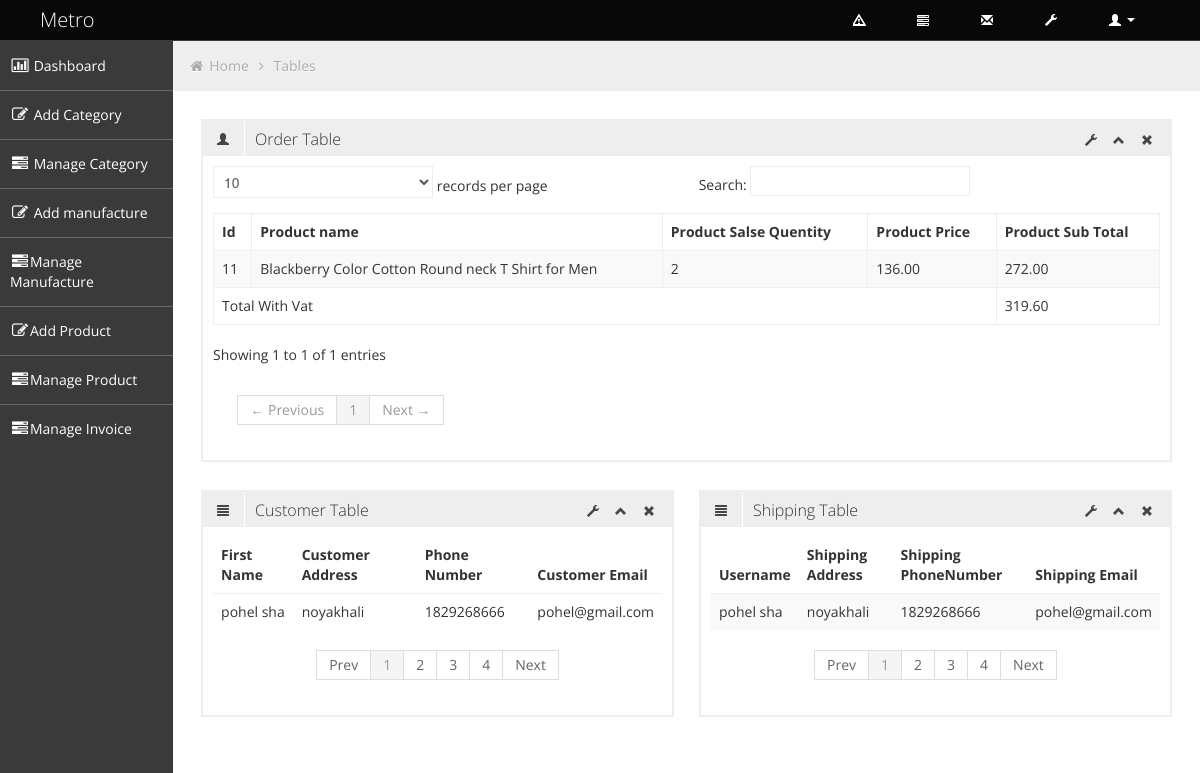
Screenshot of /invoice/view_invoice/11 with the database file from the repository.
### tables this page shows
CREATE TABLE `tbl_order_details` (
  `order_details_id` int(5) NOT NULL,
  `order_id` int(5) NOT NULL,
  `product_id` int(5) NOT NULL,
  `product_name` varchar(200) NOT NULL,
  `product_price` float(10,2) NOT NULL,
  `product_sales_quantity` int(5) NOT NULL
);

CREATE TABLE `tbl_order` (
  `order_id` int(7) NOT NULL,
  `customer_id` int(5) NOT NULL,
  `shipping_id` int(5) NOT NULL,
  `payment_id` int(5) NOT NULL,
  `order_total` float(10,2) NOT NULL,
  `order_status` varchar(20) NOT NULL DEFAULT 'pending',
  `order_date_time` timestamp NOT NULL DEFAULT CURRENT_TIMESTAMP
);

CREATE TABLE `tbl_customer` (
  `customer_id` int(11) NOT NULL,
  `customer_first_name` varchar(50) NOT NULL,
  `customer_last_name` varchar(50) NOT NULL,
  `customer_email_address` varchar(50) NOT NULL,
  `customer_password` varchar(30) NOT NULL,
  `customer_phone_number` varchar(50) NOT NULL,
  `customer_address` text NOT NULL
);

CREATE TABLE `tbl_shipping` (
  `shipping_id` int(11) NOT NULL,
  `shipping_first_name` varchar(50) NOT NULL,
  `shipping_last_name` varchar(50) NOT NULL,
  `shipping_email_address` varchar(50) NOT NULL,
  `shipping_password` varchar(30) NOT NULL,
  `shipping_phone_number` varchar(50) NOT NULL,
  `shipping_address` text NOT NULL
);

### application/controllers/Invoice.php (called while the page is built, shortened)
<?php
class Invoice extends CI_Controller {
	public function view_invoice($order_id)
	{
	 $data=array();
	 $order_info = $this->invoice_model->order_info_by_id($order_id);
	 $data['order_information'] = $this->invoice_model->order_information_info_by_id($order_id);
	 $data['customer_info'] = $this->invoice_model->customer_info_by_id($order_info->customer_id);
	 $data['shipping_info'] = $this->invoice_model->shipping_info_by_id($order_info->shipping_id);
	 $data['order_details'] = $this->invoice_model->order_details_info_by_id($order_info->order_id);
	 $data['admin_main_content'] = $this->load->view('admin/pages/view_invoice',$data,true);
	 $this->load->view('admin/admin_master',$data);
	}
}

### index.php (called while the page is built, shortened)
<?php
require_once BASEPATH.'core/CodeIgniter.php';

### application/models/Invoice_model.php (called while the page is built, shortened)
<?php
class Invoice_model extends CI_Model {
	public function order_info_by_id($order_id)
	{
		return $this->db->select('*')
				 ->from('tbl_order')
				 ->where('order_id',$order_id)
				 ->get()
				 ->row();
	}
	public function customer_info_by_id($customer_id)
	{
		return $this->db->select('*')
				 ->from('tbl_customer')
				 ->where('customer_id',$customer_id)
				 ->get()
				 ->row();
	}
	public function order_information_info_by_id($order_id)
	{
		return $this->db->select('*')
				 ->from('tbl_order')
				 ->where('order_id',$order_id)
				 ->get()
				 ->row();
	}
	public function shipping_info_by_id($shipping_id)
	{
		return $this->db->select('*')
				 ->from('tbl_shipping')
				 ->where('shipping_id',$shipping_id)
				 ->get()
				 ->row();
	}
	public function order_details_info_by_id($order_id)
	{
		return $this->db->select('*')
				 ->from('tbl_order_details')
				 ->where('order_id',$order_id)
				 ->get()
				 ->row();
	}
}

### application/views/admin/pages/view_invoice.php (the view)
<ul class="breadcrumb">
				<li>
					<i class="icon-home"></i>
					<a href="index.html">Home</a>
					<i class="icon-angle-right"></i>
				</li>
				<li><a href="#">Tables</a></li>
			</ul>
			<div class="row-fluid sortable">
				<div class="box span12">
					<div class="box-header" data-original-title>
						<h2><i class="halflings-icon user"></i><span class="break"></span>Order Table</h2>
						<div class="box-icon">
							<a href="#" class="btn-setting"><i class="halflings-icon wrench"></i></a>
							<a href="#" class="btn-minimize"><i class="halflings-icon chevron-up"></i></a>
							<a href="#" class="btn-close"><i class="halflings-icon remove"></i></a>
						</div>
					</div>
					<div class="box-content">
						<table class="table table-striped table-bordered bootstrap-datatable datatable">
						  <thead>
							  <tr>
								  <th>Id</th>
								  <th>Product name</th>
								  <th>Product Salse Quentity</th>
								  <th>Product Price</th>
								  <th>Product Sub Total</th>
							  </tr>
						  </thead>
						  <tbody>
							<tr>
								<td><?php echo $order_details->order_details_id;?></td>
								<td class="center"><?php echo $order_details->product_name;?></td>
								<td class="center"><?php echo $order_details->product_sales_quantity;?></td>
								<td class="center"><?php echo $order_details->product_price;?></td>
								<td class="center"><?php echo $order_details->product_price*$order_details->product_sales_quantity;?>.00</td>
							</tr>
						  </tbody>
						  <tfoot>
						  		<tr>
						  			<td colspan="4">Total With Vat </td>
						  			<td><?php echo $order_information->order_total; 	?></td>
						  		</tr>
						  </tfoot>
					  </table>
					</div>
				</div>
			</div>
			<div class="row-fluid sortable">
				<div class="box span6">
					<div class="box-header">
						<h2><i class="halflings-icon align-justify"></i><span class="break"></span>Customer Table</h2>
						<div class="box-icon">
							<a href="#" class="btn-setting"><i class="halflings-icon wrench"></i></a>
							<a href="#" class="btn-minimize"><i class="halflings-icon chevron-up"></i></a>
							<a href="#" class="btn-close"><i class="halflings-icon remove"></i></a>
						</div>
					</div>
					<div class="box-content">
						<table class="table">
							  <thead>
								  <tr>
									  <th>First Name</th>
									  <th>Customer Address</th>
									  <th>Phone Number</th>
									  <th>Customer Email</th>
								  </tr>
							  </thead>
							  <tbody>
								<tr>
									<td><?php echo $customer_info->customer_first_name.' '.$customer_info->customer_last_name;?></td>
									<td class="center"><?php echo $customer_info->customer_address; ?></td>
									<td class="center"><?php echo $customer_info->customer_phone_number; ?></td>
									<td class="center"><?php echo $customer_info->customer_email_address; ?></td>
								</tr>
							  </tbody>
						 </table>
						 <div class="pagination pagination-centered">
						  <ul>
							<li><a href="#">Prev</a></li>
							<li class="active">
							  <a href="#">1</a>
							</li>
							<li><a href="#">2</a></li>
							<li><a href="#">3</a></li>
							<li><a href="#">4</a></li>
							<li><a href="#">Next</a></li>
						  </ul>
						</div>
					</div>
				</div>
				<div class="box span6">
					<div class="box-header">
						<h2><i class="halflings-icon align-justify"></i><span class="break"></span>Shipping Table</h2>
						<div class="box-icon">
							<a href="#" class="btn-setting"><i class="halflings-icon wrench"></i></a>
							<a href="#" class="btn-minimize"><i class="halflings-icon chevron-up"></i></a>
							<a href="#" class="btn-close"><i class="halflings-icon remove"></i></a>
						</div>
					</div>
					<div class="box-content">
						<table class="table table-striped">
							  <thead>
								  <tr>
									  <th>Username</th>
									  <th>Shipping Address</th>
									  <th>Shipping PhoneNumber</th>
									  <th>Shipping Email</th>
								  </tr>
							  </thead>
							  <tbody>
								<tr>
									<td><?php echo $shipping_info->shipping_first_name.' '.$shipping_info->shipping_last_name;?></td>
									<td class="center"><?php echo $shipping_info->shipping_address; ?></td>
									<td class="center"><?php echo $shipping_info->shipping_phone_number; ?></td>
									<td class="center"><?php echo $shipping_info->shipping_email_address; ?></td>
								</tr>
							  </tbody>
						 </table>
						 <div class="pagination pagination-centered">
						  <ul>
							<li><a href="#">Prev</a></li>
							<li class="active">
							  <a href="#">1</a>
							</li>
							<li><a href="#">2</a></li>
							<li><a href="#">3</a></li>
							<li><a href="#">4</a></li>
							<li><a href="#">Next</a></li>
						  </ul>
						</div>
					</div>
				</div>
			</div>

### admin_asset/css/style.css (style rules this page uses)
body { background: #F5F5F5; color: #333; border: none; font-family: 'Open Sans', sans-serif; font-weight: 400; }
h2 { font-size: 16px; line-height: 16px; }
.breadcrumb { margin: -28px -28px 28px -28px; line-height: 34px; background: #eee; border: 0px; color: #aaa; -webkit-box-shadow: none; -moz-box-shadow: none; box-shadow: none; -webkit-border-radius: 0px; -moz-border-radius: 0px; border-radius: 0px; }
.breadcrumb a { color: #aaa; text-shadow: 0px 1px 1px #fff; }
.box { border: 2px solid #eee; background: #fff !important; margin-bottom: 28px; }
.box-header { height: 16px; font-size: 16px; line-height: 16px; padding: 10px; background: #eee; -webkit-box-shadow: none; -moz-box-shadow: none; box-shadow: none; overflow: hidden; }
.box-header h2 { float:left; margin-top: 0px; font-weight: 300; }
.box-header h2 i { margin: 0px 3px 0px 4px; opacity: .8; filter: alpha(opacity=80); -ms-filter:"progid:DXImageTransform.Microsoft.Alpha(Opacity=80)"; }
.box-header .box-icon { float:right; margin-top: 1px; }
.box-header .box-icon i { -webkit-transition: all 0.1s ease-in-out; -moz-transition: all 0.1s ease-in-out; -o-transition: all 0.1s ease-in-out; -ms-transition: all 0.1s ease-in-out; transition: all 0.1s ease-in-out; opacity: .8; filter: alpha(opacity=80); -ms-filter:"progid:DXImageTransform.Microsoft.Alpha(Opacity=80)"; }
.box-header .box-icon a { margin: 0px 5px; }
.box-content { position: relative; z-index: 50; margin-top: -1px; padding: 10px; background: #fff !important; }
.table th, .table td { border-top: 1px solid #eee; }
.table-bordered { border-color: #eee; -webkit-border-radius: 0px !important; -moz-border-radius: 0px !important; border-radius: 0px !important; }
.table-bordered th, .table-bordered td { border-left: 1px solid #eee; }
.table-bordered thead:first-child tr:first-child > th:first-child, .table-bordered tbody:first-child tr:first-child > td:first-child, .table-bordered tbody:first-child tr:first-child > th:first-child { -webkit-border-radius: 0px !important; -moz-border-radius: 0px !important; border-radius: 0px !important; }
.table-bordered thead:first-child tr:first-child > th:last-child, .table-bordered tbody:first-child tr:first-child > td:last-child, .table-bordered tbody:first-child tr:first-child > th:last-child { -webkit-border-radius: 0px !important; -moz-border-radius: 0px !important; border-radius: 0px !important; }
.table-bordered thead:last-child tr:last-child > th:first-child, .table-bordered tbody:last-child tr:last-child > td:first-child, .table-bordered tbody:last-child tr:last-child > th:first-child, .table-bordered tfoot:last-child tr:last-child > td:first-child, .table-bordered tfoot:last-child tr:last-child > th:first-child { -webkit-border-radius: 0px !important; -moz-border-radius: 0px !important; border-radius: 0px !important; }
.table-bordered thead:last-child tr:last-child > th:last-child, .table-bordered tbody:last-child tr:last-child > td:last-child, .table-bordered tbody:last-child tr:last-child > th:last-child, .table-bordered tfoot:last-child tr:last-child > td:last-child, .table-bordered tfoot:last-child tr:last-child > th:last-child { -webkit-border-radius: 0px !important; -moz-border-radius: 0px !important; border-radius: 0px !important; }
.table-bordered tfoot + tbody:last-child tr:last-child td:first-child { -webkit-border-radius: 0px !important; -moz-border-radius: 0px !important; border-radius: 0px !important; }
.pagination ul { -webkit-border-radius: 0px !important; -moz-border-radius: 0px !important; border-radius: 0px !important; -webkit-box-shadow: none; -moz-box-shadow: none; box-shadow: none; }
.pagination ul > li:first-child > a, .pagination ul > li:first-child > span { -webkit-border-bottom-left-radius: 0px; border-bottom-left-radius: 0px; -webkit-border-top-left-radius: 0px; border-top-left-radius: 0px; -moz-border-radius-bottomleft: 0px; -moz-border-radius-topleft: 0px; }
.pagination ul > li:last-child > a, .pagination ul > li:last-child > span { -webkit-border-top-right-radius: 0px; border-top-right-radius: 0px; -webkit-border-bottom-right-radius: 0px; border-bottom-right-radius: 0px; -moz-border-radius-topright: 0px; -moz-border-radius-bottomright: 0px; }

### rows the page displays
tbl_order_details: order_details_id "11", product_name "Blackberry Color Cotton Round neck T Shirt for Men", product_sales_quantity "2", product_price "136.00", $order_details->product_price*$order_details->product_sales_quantity "272"
tbl_order: order_total "319.60"
tbl_customer: customer_first_name "pohel", customer_last_name "sha", customer_address "noyakhali", customer_phone_number "1829268666", customer_email_address "pohel@gmail.com"
tbl_shipping: shipping_first_name "pohel", shipping_last_name "sha", shipping_address "noyakhali", shipping_phone_number "1829268666", shipping_email_address "pohel@gmail.com"
